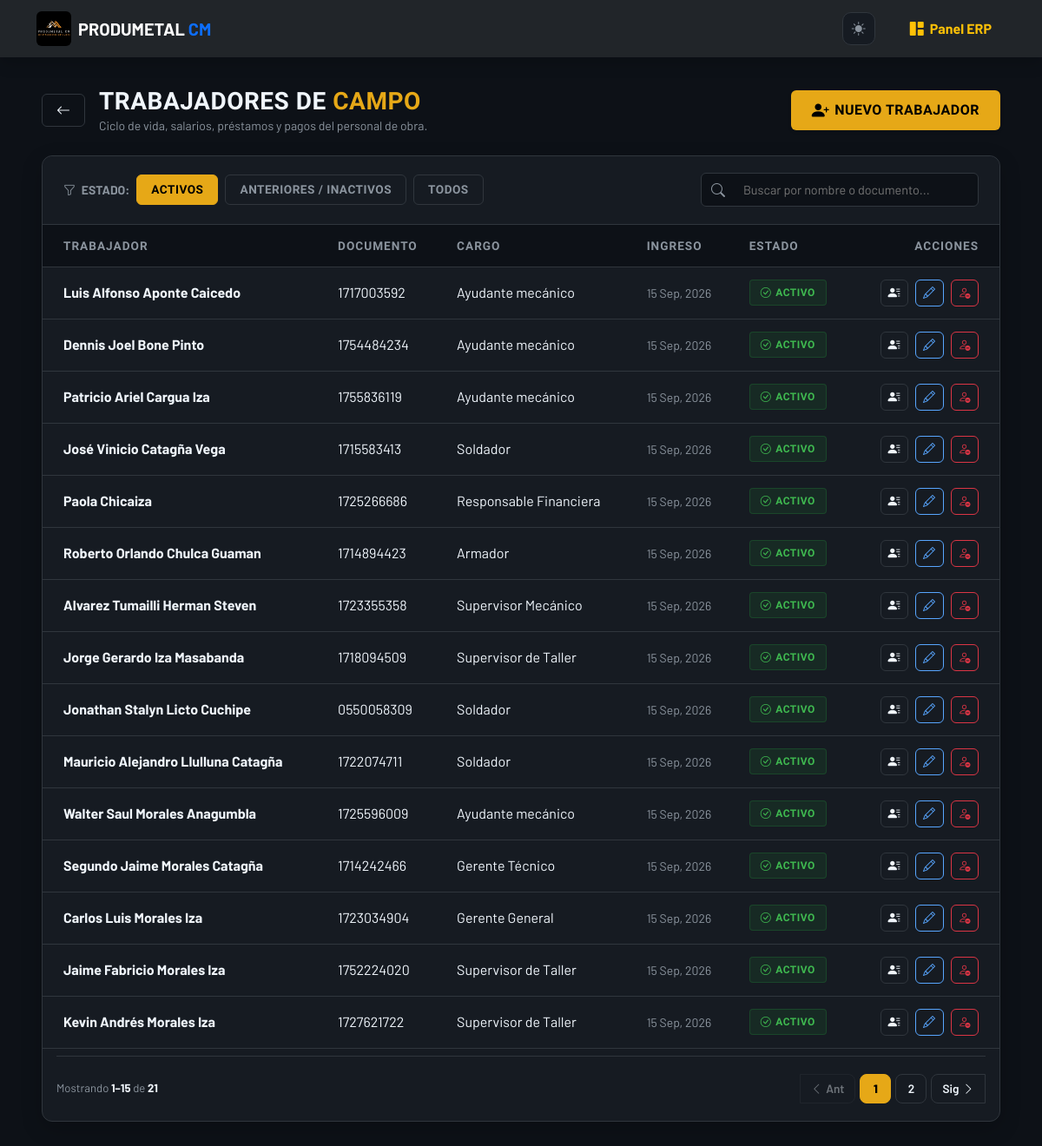
The app's page /erp/trabajadores/ (signed in) with its own data.
### web/models.py (models this page shows, shortened)
class Trabajador(models.Model):
    ESTADOS = [
        ('ACTIVO', 'Activo'),
        ('INACTIVO', 'Inactivo / Anterior'),
    ]
    PERIODICIDADES = [
        ('MENSUAL', 'Mensual'),
        ('QUINCENAL', 'Quincenal'),
        ('SEMANAL', 'Semanal'),
    ]
    BANCOS = [
        ('PICHINCHA', 'Banco Pichincha'),
        ('GUAYAQUIL', 'Banco Guayaquil'),
        ('PACIFICO', 'Banco del Pacífico'),
        ('PRODUBANCO', 'Produbanco'),
        ('INTERNACIONAL', 'Banco Internacional'),
    ]
    TIPOS_CUENTA = [
        ('AHORROS', 'Ahorros'),
        ('CORRIENTE', 'Corriente'),
    ]
    nombres = models.CharField(max_length=100)
    apellidos = models.CharField(max_length=100)
    documento_identidad = models.CharField(max_length=20, unique=True, help_text="Cédula o documento de identidad")
    cargo = models.CharField(max_length=100, blank=True)
    telefono = models.CharField(max_length=20, blank=True)
    email = models.EmailField(blank=True, default='', help_text="Correo del trabajador; se usa para notificarle cuando se le realiza un pago.")
    banco = models.CharField(max_length=20, choices=BANCOS, blank=True, default='')
    numero_cuenta = models.CharField(max_length=20, blank=True, default='')
    tipo_cuenta = models.CharField(max_length=10, choices=TIPOS_CUENTA, blank=True, default='')
    estado = models.CharField(max_length=10, choices=ESTADOS, default='ACTIVO')
    fecha_ingreso = models.DateField(default=timezone.localdate)
    fecha_salida = models.DateField(null=True, blank=True)
    motivo_salida = models.TextField(blank=True)
    periodicidad_pago = models.CharField(max_length=10, choices=PERIODICIDADES, default='MENSUAL')
    fecha_creacion = models.DateTimeField(auto_now_add=True)
    history = HistoricalRecords()
    class Meta:
        ordering = ['apellidos', 'nombres']
        verbose_name_plural = "Trabajadores"
    @property
    def nombre_completo(self):
        return f"{self.nombres} {self.apellidos}"

### web/views.py (the view)
# urls.py: path('erp/trabajadores/', views.listar_trabajadores, name='listar_trabajadores'),
@login_required(login_url='login')
@user_passes_test(es_admin, login_url='dashboard_erp')
def listar_trabajadores(request):
    trabajadores = Trabajador.objects.all()
    estado_filtro = request.GET.get('estado', 'ACTIVO')
    if estado_filtro in ('ACTIVO', 'INACTIVO'):
        trabajadores = trabajadores.filter(estado=estado_filtro)
    q = request.GET.get('q', '').strip()
    if q:
        trabajadores = trabajadores.filter(
            Q(nombres__icontains=q) | Q(apellidos__icontains=q) | Q(documento_identidad__icontains=q)
        )
    paginator = Paginator(trabajadores, 15)
    page_obj = paginator.get_page(request.GET.get('page'))
    return render(request, 'web/erp/listar_trabajadores.html', {
        'page_obj': page_obj, 'estado_filtro': estado_filtro, 'q': q,
    })

### web/templatetags/pm_tags.py (called while the page is built, shortened)
@register.inclusion_tag('web/erp/partials/_pagination.html', takes_context=True)
def pm_pagination(context, page_obj, window=2, param_name='page'):
    request = context.get('request')
    base_qs = ''
    if request is not None:
        params = request.GET.copy()
        params.pop(param_name, None)
        base_qs = params.urlencode()
    num_pages = page_obj.paginator.num_pages
    current = page_obj.number
    if num_pages <= 7:
        pages = list(range(1, num_pages + 1))
    return {
        'page_obj': page_obj,
        'pages': pages,
        'base_qs': base_qs,
        'param_name': param_name,
    }

### web/views.py (called while the page is built)
def es_admin(user):
    return user.is_superuser

### web/templates/web/erp/listar_trabajadores.html (shortened to what this page needs)
{% extends 'web/base.html' %}
{% load static %}
{% load pm_tags %}
{% block content %}
<div class="container-fluid px-3 px-xl-5 erp-container mb-5">
    <div class="d-flex flex-column flex-md-row justify-content-between align-items-md-center gap-3 mb-4">
        <div class="d-flex align-items-center gap-3">
            <a href="{% url 'dashboard_erp' %}" class="btn btn-outline-secondary text-white border-secondary px-3"><i class="bi bi-arrow-left"></i></a>
            <div>
                <h3 class="title-erp mb-0">Trabajadores de <span>Campo</span></h3>
                <p class="mb-0 text-muted small">Ciclo de vida, salarios, préstamos y pagos del personal de obra.</p>
            </div>
        </div>
        <a href="{% url 'crear_trabajador' %}" class="btn-amber btn-minimal shadow-sm px-4 py-2">
            <i class="bi bi-person-plus-fill fs-5"></i> <span class="d-none d-sm-inline">Nuevo Trabajador</span>
        </a>
    </div>
    <div class="card card-minimal overflow-hidden">
        <div class="filtros-bar">
            <div class="d-flex flex-column flex-lg-row justify-content-between align-items-start align-items-lg-center gap-3 w-100">
                <div class="d-flex flex-wrap align-items-center gap-2">
                    <span class="text-muted small text-uppercase fw-bold d-none d-md-inline"><i class="bi bi-funnel me-1"></i> Estado:</span>
                    <a href="?estado=ACTIVO" class="filtro-chip {% if estado_filtro == 'ACTIVO' %}active{% endif %}">Activos</a>
                    <a href="?estado=INACTIVO" class="filtro-chip {% if estado_filtro == 'INACTIVO' %}active{% endif %}">Anteriores / Inactivos</a>
                    <a href="?estado=TODOS" class="filtro-chip {% if estado_filtro == 'TODOS' %}active{% endif %}">Todos</a>
                </div>
                <form method="GET" class="position-relative w-100" style="max-width: 320px;">
                    <i class="bi bi-search position-absolute" style="left: 12px; top: 50%; transform: translateY(-50%); color: var(--pm-text-muted);"></i>
                    <input type="text" name="q" value="{{ q|default:'' }}" class="form-control-pm w-100 ps-5" placeholder="Buscar por nombre o documento...">
                </form>
            </div>
        </div>
        <div class="table-responsive">
            <table class="table table-modern mb-0">
                <thead>
                    <tr>
                        <th class="ps-4">Trabajador</th>
                        <th>Documento</th>
                        <th>Cargo</th>
                        <th>Ingreso</th>
                        <th>Estado</th>
                        <th class="text-end pe-4">Acciones</th>
                    </tr>
                </thead>
                <tbody>
                    {% for trabajador in page_obj %}
                    <tr>
                        <td class="ps-4">
                            <a href="{% url 'ficha_trabajador' trabajador.id %}" class="fw-bold text-white text-decoration-none">{{ trabajador.nombre_completo }}</a>
                        </td>
                        <td>{{ trabajador.documento_identidad }}</td>
                        <td>{{ trabajador.cargo|default:"-" }}</td>
                        <td class="text-muted small">{{ trabajador.fecha_ingreso|date:"d M, Y" }}</td>
                        <td>
                            {% if trabajador.estado == 'ACTIVO' %}
                                <span class="badge-soft badge-soft-success"><i class="bi bi-check-circle"></i> Activo</span>
                            {% else %}
                                <span class="badge-soft badge-soft-danger"><i class="bi bi-x-circle"></i> Inactivo</span>
                            {% endif %}
                        </td>
                        <td class="text-end pe-4">
                            <div class="d-flex justify-content-end gap-2">
                                <a href="{% url 'ficha_trabajador' trabajador.id %}" class="btn btn-sm btn-outline-light btn-minimal px-2 py-1 border-secondary" title="Ver ficha completa"><i class="bi bi-person-lines-fill"></i></a>
                                <a href="{% url 'editar_trabajador' trabajador.id %}" class="btn btn-sm btn-outline-info btn-minimal px-2 py-1 border-info" title="Editar datos"><i class="bi bi-pencil"></i></a>
                                {% if trabajador.estado == 'ACTIVO' %}
                                    <a href="{% url 'desactivar_trabajador' trabajador.id %}" class="btn btn-sm btn-outline-danger btn-minimal px-2 py-1 border-danger" title="Desactivar"><i class="bi bi-person-dash"></i></a>
                                {% endif %}
                            </div>
                        </td>
                    </tr>
                    {% endfor %}
                </tbody>
            </table>
        </div>
        <div class="px-3 pb-3">
            {% pm_pagination page_obj %}
        </div>
    </div>
</div>
{% endblock %}

### web/static/web/css/estilos.css (style rules this page uses)
body { padding-top: 70px; font-family: 'Segoe UI', Tahoma, Geneva, Verdana, sans-serif; }

### web/static/web/css/erp-theme.css (style rules this page uses)
:root { --pm-bg: #0d1117; --pm-surface: #161b22; --pm-surface-2: #1c2128; --pm-surface-hover: #1f242c; --pm-border: #30363d; --pm-text: #f0f6fc; --pm-text-muted: #8b949e; --pm-amber: #e6a817; --pm-amber-soft: rgba(230, 168, 23, 0.12); --pm-blue: #58a6ff; --pm-blue-soft: rgba(88, 166, 255, 0.12); --pm-green: #3fb950; --pm-green-soft: rgba(63, 185, 80, 0.12); --pm-red: #f85149; --pm-red-soft: rgba(248, 81, 73, 0.12); --pm-purple: #bc8cff; --pm-purple-soft: rgba(188, 140, 255, 0.12); --pm-shadow: 0 8px 24px rgba(0, 0, 0, 0.35); --pm-overlay: rgba(0, 0, 0, 0.6); color-scheme: dark; }
:root { --dark-bg: var(--pm-bg); --bg-black: var(--pm-bg); --bg-deep: var(--pm-bg); --bg-master: var(--pm-bg); --background-color: var(--pm-bg); --surface-dark: var(--pm-bg); --pm-black: var(--pm-bg); --dark-surface: var(--pm-surface); --bg-card: var(--pm-surface); --bg-header: var(--pm-surface); --surface-color: var(--pm-surface); --pm-surface-card: var(--pm-surface-2); --panel-glass: var(--pm-surface); --dark-hover: var(--pm-surface-hover); --surface-hover: var(--pm-surface-hover); --panel-hover: var(--pm-surface-hover); --dark-border: var(--pm-border); --border-color: var(--pm-border); --border-fine: var(--pm-border); --border-light: var(--pm-border); --panel-border: var(--pm-border); --text-white: var(--pm-text); --text-main: var(--pm-text); --text-primary: var(--pm-text); --text-pure: var(--pm-text); --pm-text-pure: var(--pm-text); --text-bright: var(--pm-text); --text-light: var(--pm-text-muted); --text-muted: var(--pm-text-muted); --text-secondary: var(--pm-text-muted); --gray-muted: var(--pm-text-muted); --pm-text-light: var(--pm-text-muted); --pm-text-silver: var(--pm-text-muted); --accent-amber: var(--pm-amber); --neo-amber: var(--pm-amber); --pm-neon-amber: var(--pm-amber); --pm-orange: var(--pm-amber); --yellow-warning: var(--pm-amber); --blue-primary: var(--pm-blue); --blue-hover: var(--pm-blue); --accent-blue: var(--pm-blue); --accent-blue-hover: var(--pm-blue); --neo-blue: var(--pm-blue); --neo-blue-hover: var(--pm-blue); --neo-cyan: var(--pm-blue); --pm-neon-blue: var(--pm-blue); --pm-info: var(--pm-blue); --pm-primary: var(--pm-blue); --green-success: var(--pm-green); --accent-green: var(--pm-green); --neo-green: var(--pm-green); --pm-neon-green: var(--pm-green); --pm-success: var(--pm-green); --red-danger: var(--pm-red); --accent-red: var(--pm-red); --accent-danger: var(--pm-red); --neo-red: var(--pm-red); --pm-neon-red: var(--pm-red); --pm-danger: var(--pm-red); --pm-danger-light: var(--pm-red-soft); --accent-purple: var(--pm-purple); --font-body: 'Barlow', sans-serif; --font-display: 'Barlow Condensed', sans-serif; --font-title: 'Barlow Condensed', sans-serif; --font-ui: 'Inter', sans-serif; }
.erp-body .text-white { color: var(--pm-text) !important; }
.erp-body .btn-outline-light { color: var(--pm-text) !important; border-color: var(--pm-border) !important; }
.erp-body .border-secondary { border-color: var(--pm-border) !important; }

### records on screen
Trabajador: nombre_completo "Luis Alfonso Aponte Caicedo", documento_identidad "1717003592", cargo "Ayudante mecánico", fecha_ingreso "15 Sep, 2026", estado "ACTIVO" (drawn)
Trabajador: nombre_completo "Dennis Joel Bone Pinto", documento_identidad "1754484234", cargo "Ayudante mecánico", fecha_ingreso "15 Sep, 2026", estado "ACTIVO" (drawn)
Trabajador: nombre_completo "Patricio Ariel Cargua Iza", documento_identidad "1755836119", cargo "Ayudante mecánico", fecha_ingreso "15 Sep, 2026", estado "ACTIVO" (drawn)
Trabajador: nombre_completo "José Vinicio Catagña Vega", documento_identidad "1715583413", cargo "Soldador", fecha_ingreso "15 Sep, 2026", estado "ACTIVO" (drawn)
Trabajador: nombre_completo "Paola Chicaiza", documento_identidad "1725266686", cargo "Responsable Financiera", fecha_ingreso "15 Sep, 2026", estado "ACTIVO" (drawn)
Trabajador: nombre_completo "Roberto Orlando Chulca Guaman", documento_identidad "1714894423", cargo "Armador", fecha_ingreso "15 Sep, 2026", estado "ACTIVO" (drawn)
Trabajador: nombre_completo "Alvarez Tumailli Herman Steven", documento_identidad "1723355358", cargo "Supervisor Mecánico", fecha_ingreso "15 Sep, 2026", estado "ACTIVO" (drawn)
Trabajador: nombre_completo "Jorge Gerardo Iza Masabanda", documento_identidad "1718094509", cargo "Supervisor de Taller", fecha_ingreso "15 Sep, 2026", estado "ACTIVO" (drawn)
Trabajador: nombre_completo "Jonathan Stalyn Licto Cuchipe", documento_identidad "0550058309", cargo "Soldador", fecha_ingreso "15 Sep, 2026", estado "ACTIVO" (drawn)
Trabajador: nombre_completo "Mauricio Alejandro Llulluna Catagña", documento_identidad "1722074711", cargo "Soldador", fecha_ingreso "15 Sep, 2026", estado "ACTIVO" (drawn)
Trabajador: nombre_completo "Walter Saul Morales Anagumbla", documento_identidad "1725596009", cargo "Ayudante mecánico", fecha_ingreso "15 Sep, 2026", estado "ACTIVO" (drawn)
Trabajador: nombre_completo "Segundo Jaime Morales Catagña", documento_identidad "1714242466", cargo "Gerente Técnico", fecha_ingreso "15 Sep, 2026", estado "ACTIVO" (drawn)
Trabajador: nombre_completo "Carlos Luis Morales Iza", documento_identidad "1723034904", cargo "Gerente General", fecha_ingreso "15 Sep, 2026", estado "ACTIVO" (drawn)
Trabajador: nombre_completo "Jaime Fabricio Morales Iza", documento_identidad "1752224020", cargo "Supervisor de Taller", fecha_ingreso "15 Sep, 2026", estado "ACTIVO" (drawn)
Trabajador: nombre_completo "Kevin Andrés Morales Iza", documento_identidad "1727621722", cargo "Supervisor de Taller", fecha_ingreso "15 Sep, 2026", estado "ACTIVO" (drawn)

### other values on screen
{{ page_obj.start_index }} "1"
{{ page_obj.end_index }} "15"
{{ page_obj.paginator.count }} "21"
{{ p }} "1"
{{ p }} "2"
